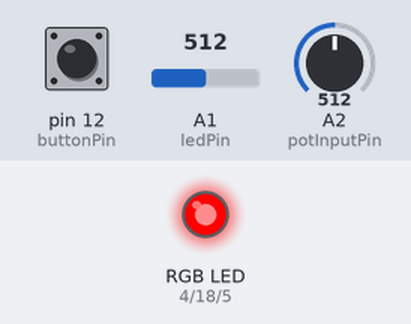
This sketch was run on a simulated Arduino Uno, built with avr-gcc and run on an emulated ATmega328P. Parts: an RGB LED mixed from three pins (HIGH = lit). The inputs (shaded band) are chosen by the test bench; at power-on: pin 12 (buttonPin) LOW, A1 (ledPin) = 512, A2 (potInputPin) = 512.

Above: at 0.1 s.
At 0.7 s:
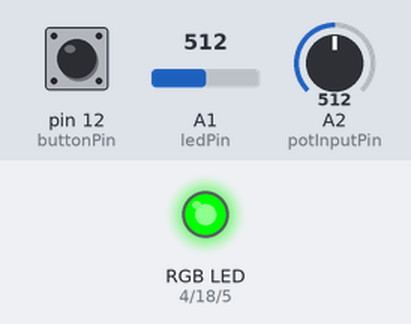
At 1.3 s:
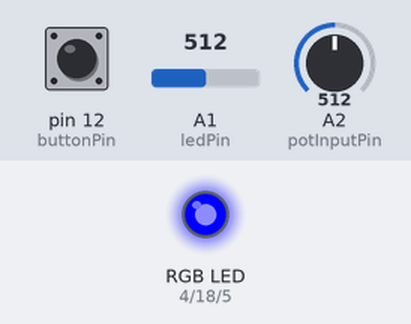
At 1.7 s:
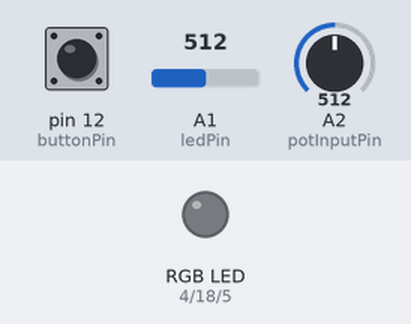
Timing chart, 0 to 3.2 s (numbered marks = the images above):
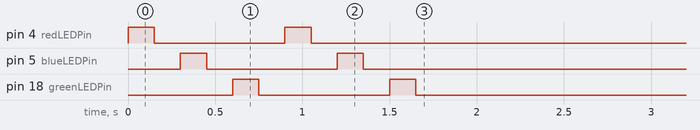

The sketch:

SensorsToSerial.ino
```cpp
/*
  SensorsToSerial
  by Scott Kildall

  Designed for ESP32 but will also work for Arudino
  Sends data to Processing
  * 0 or 1 for button pressed
  * 0-4095 for potentiometer (ESP32 has 10-bit analog input)
  * data for LDR (not yet implemented)

  Also illustrates use of the Serial Monitor

  We use the built-in LED, but you can hook an external LED with
  a 250 Ohm (or thereabouts) resistor.

    Serial INPUT will affect an RGB LED
    The data stream will look like "1,0,0" (R, G, B)
    And we will each leg to on/off as a result

    You can test it in the Serial monitor!
 */


int ledPin = 15;
int buttonPin = 12;
int potInputPin = A2;
int ldrInputPin = A1;

//-- analog values, track for formatting to serial
int switchValue = 0;
int potValue = 0;
int ldrValue = 0;

int redLEDPin = 4;
int blueLEDPin = 5;
int greenLEDPin = 18;

//-- time between LED flashes, for startup
const int ledFlashDelay = 150;

const int maxDataSize = 8;
char data[maxDataSize];
int dataOffset = 0;

// the setup function runs once when you press reset or power the board
void setup() {
  // initialize pins and input and output
  pinMode(ledPin, OUTPUT);

  pinMode(redLEDPin, OUTPUT);
  pinMode(blueLEDPin, OUTPUT);
  pinMode(greenLEDPin, OUTPUT);

  pinMode(buttonPin, INPUT);
  pinMode(potInputPin, INPUT);    // technically not needed, but good form
  pinMode(ldrInputPin,INPUT);

  Serial.begin(115200);
 // Serial.println( "ButtonLED: Starting" );

   blinkLED(6);
}

// the loop function runs over and over again forever
void loop() {
  // gets switch Value AND changed LED
  getSwitchValue();
  getPotValue();
  getLDRValue();

  // send our data stream
  //sendSerialData();

  // check our data stream
  checkSerial();

  // delay so as to not overload serial buffer
  //delay(20);
}

//-- blink that number of times
void blinkLED(int numBlinks ) {
  for( int i = 0; i < numBlinks; i++ ) {
    digitalWrite(ledPin, HIGH);

    // blink Red, Blue, Green in sequence
    if( i % 3 == 0 )
      digitalWrite(redLEDPin, HIGH);
     else if( i % 3 == 1 )
      digitalWrite(blueLEDPin, HIGH);
    else
      digitalWrite(greenLEDPin, HIGH);

    delay(ledFlashDelay);

    digitalWrite(ledPin, LOW);

     if( i % 3 == 0 )
      digitalWrite(redLEDPin, LOW);
     else if( i % 3 == 1 )
      digitalWrite(blueLEDPin, LOW);
    else
      digitalWrite(greenLEDPin, LOW);

    delay(ledFlashDelay);


  }
}

//-- look at the momentary switch (button) and show on/off
//-- display in the serial monitor a well
void getSwitchValue() {
  switchValue = digitalRead(buttonPin);

  if( switchValue == true ) {
     // Button is ON turn the LED ON by making the voltage HIGH
    digitalWrite(ledPin, HIGH);
  }
  else {
    // Button is ON turn the LED ON by making the voltage LOW
    digitalWrite(ledPin, LOW);    // turn the LED off by making the voltage LOW
  }
}

void getPotValue() {
  potValue = analogRead(potInputPin);
}

void getLDRValue() {
  ldrValue = analogRead(ldrInputPin);
}


//-- this could be done as a formatted string, using Serial.printf(), but
//-- we are doing it in a simpler way for the purposes of teaching
void sendSerialData() {
  // Add switch on or off
  if( switchValue ) {
    Serial.print(1);
  }
  else {
    Serial.print(0);
  }

   Serial.print(",");
   Serial.print(potValue);

   Serial.print(",");
   Serial.print(ldrValue);

  // end with newline
  Serial.println();

  //Serial.flush();
}

// looks for a
void checkSerial() {
  // send data only when you receive data:

  int dataBytesRead = 0;
  while (Serial.available() > 0) {
    data[dataBytesRead] = Serial.read();
    dataBytesRead++;

    // don't exceed our buffer
    if( dataBytesRead >= maxDataSize )
      break;
  }

  // no data
  if( dataBytesRead == 0 )
    return;

  // correct for incrementing above
  dataBytesRead--;

  // parse the string (this is the tedious part):
  // we expect a fixed string length of "1,0,1" — ALWAYS 5 characters
  if(  dataBytesRead >= 5 ) {
    // change LEDs
    changeLEDs();
  }
  else {
      // bad data string size here
      //Serial.print("bad data:");
      //Serial.println(dataBytesRead);
  }
}

// look at our data stream and flip leds on/off
// [0] = red ('0' or '1'), anything other than '1' will turn off
// [2] = green ('0' or '1'), anything other than '1' will turn off
// [4] = blue ('0' or '1'), anything other than '1' will turn off
void changeLEDs() {
  // Red
  if( data[0] == '1' )
    digitalWrite(redLEDPin, HIGH);
  else
    digitalWrite(redLEDPin, LOW);

  // Green
 /* if( data[2] == '1' )
    digitalWrite(greenLEDPin, HIGH);
  else
    digitalWrite(greenLEDPin, LOW);

 // Blue
  if( data[4] == '1' )
    digitalWrite(blueLEDPin, HIGH);
  else
    digitalWrite(blueLEDPin, LOW);
    */
}
```
